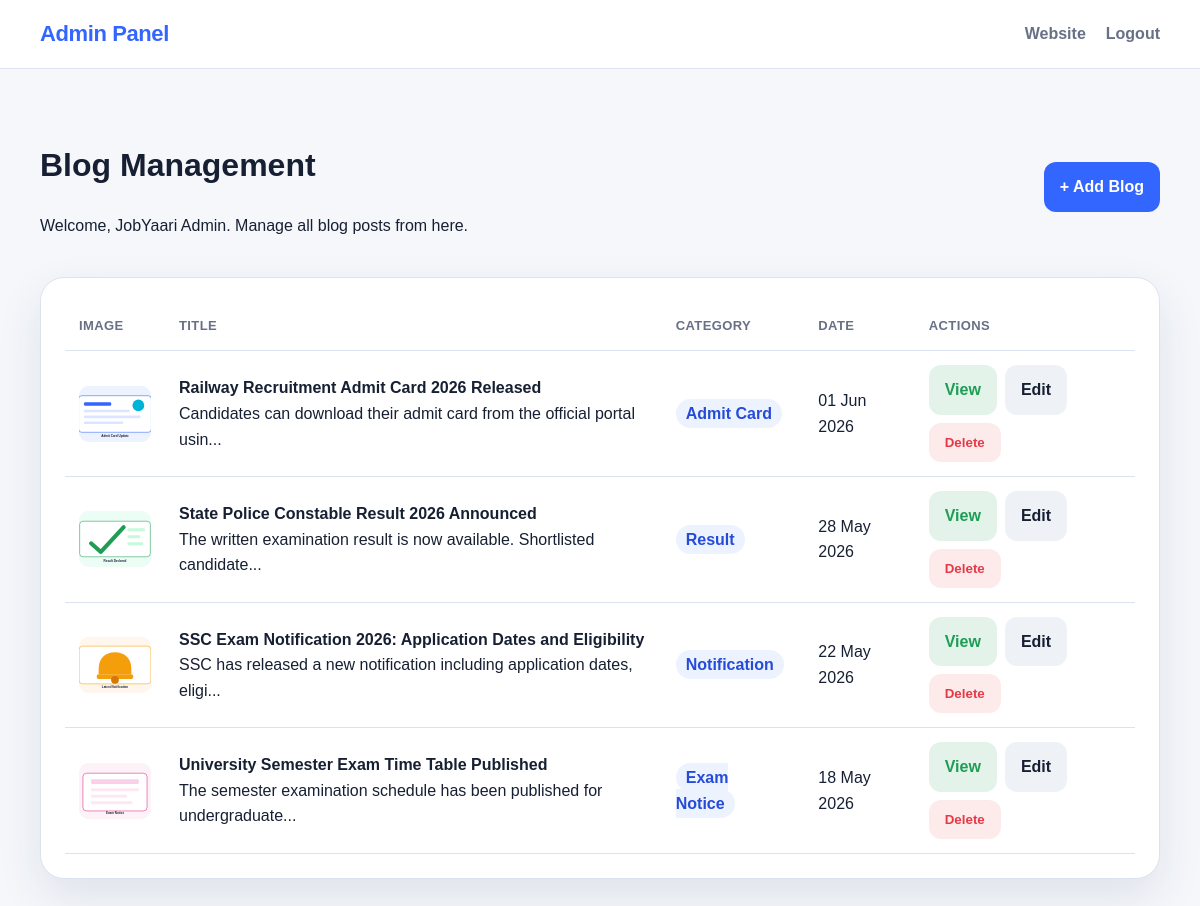
Page /admin/dashboard.php (signed in) on the committed database.
### tables this page shows
CREATE TABLE blogs (
    id INT AUTO_INCREMENT PRIMARY KEY,
    title VARCHAR(255) NOT NULL,
    short_description TEXT NULL,
    content LONGTEXT NOT NULL,
    category VARCHAR(100) NOT NULL,
    image_path VARCHAR(255) NULL,
    published_date DATE NOT NULL,
    created_at TIMESTAMP DEFAULT CURRENT_TIMESTAMP,
    updated_at TIMESTAMP DEFAULT CURRENT_TIMESTAMP ON UPDATE CURRENT_TIMESTAMP
);

### config/database.php (called while the page is built, shortened)
<?php
function e($value) {
    return htmlspecialchars((string) $value, ENT_QUOTES, 'UTF-8');
}
function excerpt($text, $limit = 130) {
    $cleanText = trim(strip_tags((string) $text));
    return mb_substr($cleanText, 0, $limit) . '...';
}

### admin/dashboard.php (the view, shortened to what this page needs)
<?php
require_once __DIR__ . '/../config/database.php';
$stmt = $pdo->query('SELECT * FROM blogs ORDER BY published_date DESC, id DESC');
$blogs = $stmt->fetchAll();
?>
<!DOCTYPE html>
<html lang="en">
<head>
    <link rel="stylesheet" href="../assets/css/style.css">
</head>
<body>
    <header class="site-header">
        <nav class="navbar container">
            <a class="brand" href="dashboard.php">Admin Panel</a>
            <div class="nav-links">
                <a href="../index.php">Website</a>
                <a href="logout.php">Logout</a>
            </div>
        </nav>
    </header>
    <main class="admin-page container">
        <div class="admin-toolbar">
            <div>
                <h1>Blog Management</h1>
                <p>Welcome, <?= e($_SESSION['admin_name'] ?? 'Admin') ?>. Manage all blog posts from here.</p>
            </div>
            <a href="blog_form.php" class="primary-btn">+ Add Blog</a>
        </div>
        <section class="admin-card">
            <div class="table-wrap">
                <table class="admin-table">
                    <thead>
                        <tr>
                            <th>Image</th>
                            <th>Title</th>
                            <th>Category</th>
                            <th>Date</th>
                            <th>Actions</th>
                        </tr>
                    </thead>
                    <tbody>
                        <?php foreach ($blogs as $blog): ?>
                            <tr>
                                <td><img src="../<?= e($blog['image_path'] ?: 'assets/images/blog-default.svg') ?>" alt="" class="admin-thumb"></td>
                                <td>
                                    <strong><?= e($blog['title']) ?></strong><br>
                                    <span><?= e(excerpt($blog['short_description'] ?: $blog['content'], 70)) ?></span>
                                </td>
                                <td><span class="tag"><?= e($blog['category']) ?></span></td>
                                <td><?= date('d M Y', strtotime($blog['published_date'])) ?></td>
                                <td>
                                    <div class="action-row">
                                        <a href="../blog.php?id=<?= (int) $blog['id'] ?>" class="success-btn">View</a>
                                        <a href="blog_form.php?id=<?= (int) $blog['id'] ?>" class="secondary-btn">Edit</a>
                                        <form action="delete_blog.php" method="POST" onsubmit="return confirm('Delete this blog?');">
                                            <button type="submit" class="danger-btn">Delete</button>
                                        </form>
                                    </div>
                                </td>
                            </tr>
                        <?php endforeach; ?>
                    </tbody>
                </table>
            </div>
        </section>
    </main>
</body>
</html>

### assets/css/style.css (style rules this page uses)
:root { --bg: #f5f7fb; --card: #ffffff; --text: #172033; --muted: #687086; --primary: #3366ff; --primary-dark: #244cd8; --soft-primary: #edf2ff; --border: #dde3ee; --danger: #e63946; --success: #1f9d55; --shadow: 0 18px 45px rgba(34, 50, 84, 0.10); }
* { box-sizing: border-box; }
body { margin: 0; font-family: Arial, Helvetica, sans-serif; background: var(--bg); color: var(--text); line-height: 1.6; }
a { color: inherit; text-decoration: none; }
img { max-width: 100%; display: block; }
.container { width: min(1120px, calc(100% - 32px)); margin: 0 auto; }
.site-header { background: rgba(255, 255, 255, 0.92); border-bottom: 1px solid var(--border); position: sticky; top: 0; z-index: 10; backdrop-filter: blur(12px); }
.navbar { min-height: 68px; display: flex; align-items: center; justify-content: space-between; gap: 16px; }
.brand { font-size: 22px; font-weight: 800; letter-spacing: -0.4px; color: var(--primary); }
.nav-links { display: flex; align-items: center; gap: 20px; font-weight: 700; color: var(--muted); }
.primary-btn, .secondary-btn, .danger-btn, .success-btn { display: inline-flex; align-items: center; justify-content: center; border: 0; border-radius: 12px; padding: 12px 16px; font-weight: 800; cursor: pointer; transition: transform 0.2s, box-shadow 0.2s, background 0.2s; }
.primary-btn { background: var(--primary); color: white; }
.secondary-btn { background: #eef2f7; color: var(--text); }
.danger-btn { background: rgba(230, 57, 70, 0.10); color: var(--danger); }
.success-btn { background: rgba(31, 157, 85, 0.12); color: var(--success); }
.tag { background: var(--soft-primary); color: var(--primary-dark); padding: 6px 10px; border-radius: 999px; font-weight: 800; }
.blog-detail, .sidebar-card, .auth-card, .admin-card { background: var(--card); border: 1px solid var(--border); border-radius: 24px; box-shadow: var(--shadow); }
.auth-page, .admin-page { min-height: calc(100vh - 68px); padding: 50px 0; }
.admin-toolbar { display: flex; justify-content: space-between; align-items: center; gap: 16px; margin-bottom: 22px; }
.admin-card { padding: 24px; }
.table-wrap { overflow-x: auto; }
.admin-table { width: 100%; border-collapse: collapse; min-width: 760px; }
.admin-table th, .admin-table td { padding: 14px; border-bottom: 1px solid var(--border); text-align: left; vertical-align: middle; }
.admin-table th { color: var(--muted); font-size: 13px; text-transform: uppercase; letter-spacing: 0.4px; }
.admin-thumb { width: 78px; height: 56px; border-radius: 10px; object-fit: cover; background: #edf2ff; }
.action-row { display: flex; gap: 8px; flex-wrap: wrap; }

### rows in the picture
blogs: image_path (picture), title "Railway Recruitment Admit Card 2026 Released", short_description "Candidates can download their admit card from the official portal usin...", category "Admit Card", published_date "01 Jun 2026"
blogs: image_path (picture), title "State Police Constable Result 2026 Announced", short_description "The written examination result is now available. Shortlisted candidate...", category "Result", published_date "28 May 2026"
blogs: image_path (picture), title "SSC Exam Notification 2026: Application Dates and Eligibility", short_description "SSC has released a new notification including application dates, eligi...", category "Notification", published_date "22 May 2026"
blogs: image_path (picture), title "University Semester Exam Time Table Published", short_description "The semester examination schedule has been published for undergraduate...", category "Exam Notice", published_date "18 May 2026"

### other values in the picture
$_SESSION['admin_name'] "JobYaari Admin"
